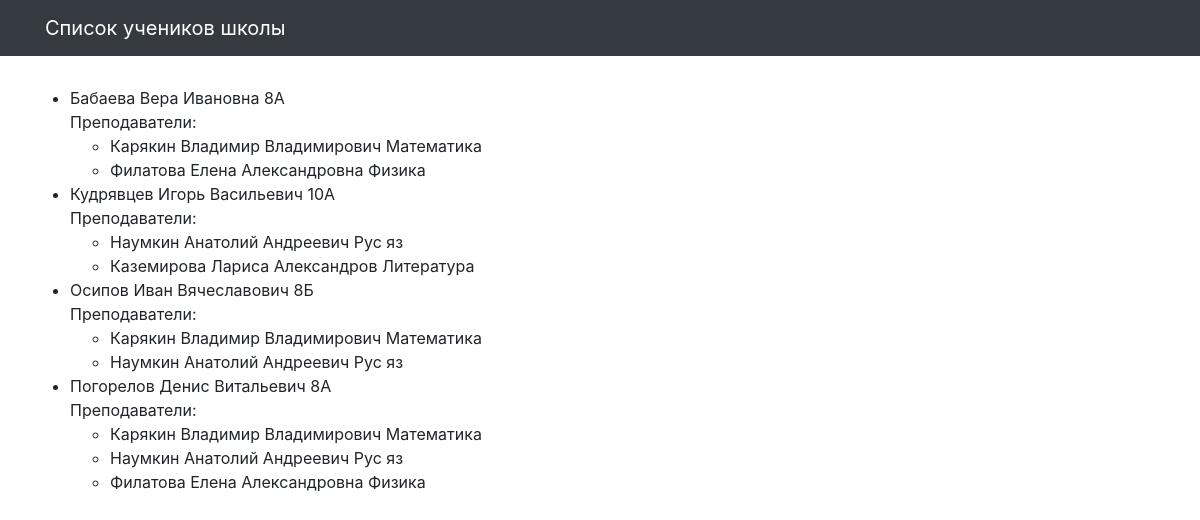
Before: / with the older database file.
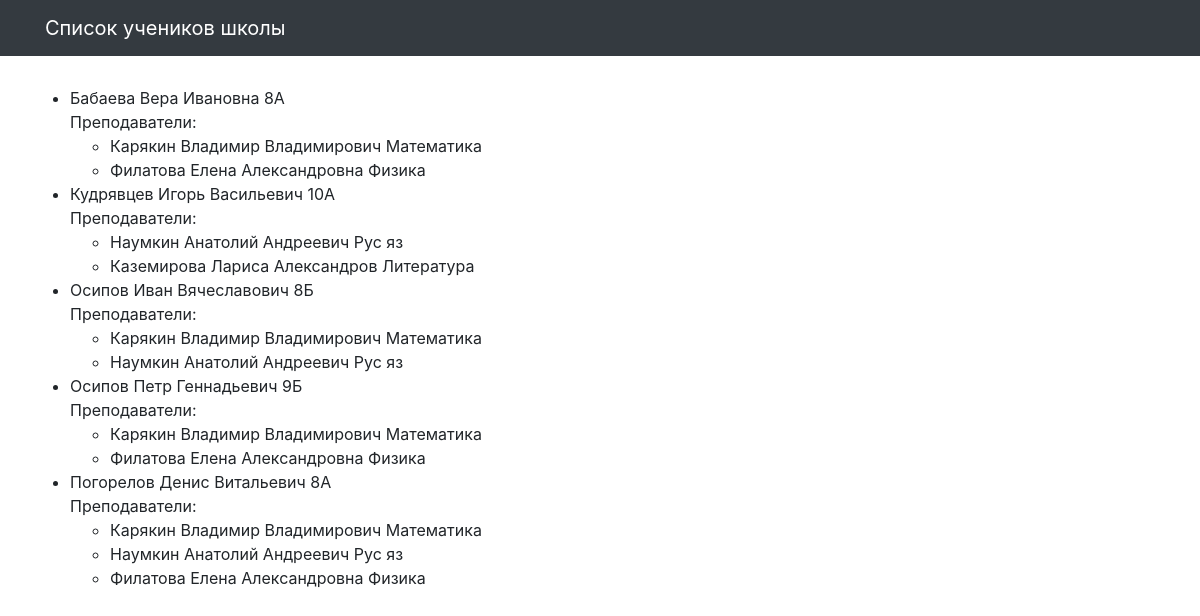
After: the same page with the newer database file.
### school/models.py (models this page shows, shortened)
class Student(models.Model):
    name = models.CharField(max_length=30, verbose_name='Имя')
    teachers = models.ManyToManyField(Teacher, related_name='students')
    group = models.CharField(max_length=10, verbose_name='Класс')
    class Meta:
        verbose_name = 'Ученик'
        verbose_name_plural = 'Ученики'
        ordering = ['name']

class Teacher(models.Model):
    name = models.CharField(max_length=30, verbose_name='Имя')
    subject = models.CharField(max_length=10, verbose_name='Предмет')
    class Meta:
        verbose_name = 'Учитель'
        verbose_name_plural = 'Учителя'

### school/views.py (the view)
# urls.py: path('', StudentListView.as_view()),
class StudentListView(ListView):
    template_name = 'school/student_list.html'
    model = Student
    ordering = 'group'
    def get_context_data(self):
        students = Student.objects.all().prefetch_related('teachers')
        context = {
            'students': students,
        }
        return context

### templates/school/student_list.html (shortened to what this page needs)
{% extends "school/base.html" %}
{% load static %}
{% block content %}
<div class="row">
  <ul>
    {% if students %}
      {% for student in students %}
        <li>{{ student.name }} {{ student.group }} <br> Преподаватели:
          {% if student.teachers %}
            <ul>
              {% for teacher in student.teachers.all %}
                <li>{{ teacher.name }} {{ teacher.subject }}</li>
              {% endfor %}
            </ul>
          {% endif %}
        </li>
      {% endfor %}
    {% endif %}
  </ul>
</div>
{% endblock %}

### templates/school/base.html (shortened to what this page needs)
<!DOCTYPE html>
{% load static %}
<html>
  <head>
    <link href="{% static  "css/bootstrap.min.css"  %}" rel="stylesheet">
    <link href="{% static  "css/3-col-portfolio.css" %}" rel="stylesheet">
  </head>
  <body>
    <nav class="navbar navbar-expand-lg navbar-dark bg-dark fixed-top">
      <div class="container">
        <a class="navbar-brand" href="#">Список учеников школы</a>
      </div>
    </nav>
    <div class="container">{% block content %}{% endblock %}</div>
  </body>
</html>

### static/css/3-col-portfolio.css (style rules this page uses)
body { padding-top: 84px; padding-bottom: 84px; }
@media (min-width: 992px) { body { padding-top: 86px; padding-bottom: 86px; } }

Changed rows visible on the page:
added Student: name "Осипов Петр Геннадьевич", group "9Б", Teacher (name "Карякин Владимир Владимирович", subject "Математика"), Teacher (name "Филатова Елена Александровна", subject "Физика")
